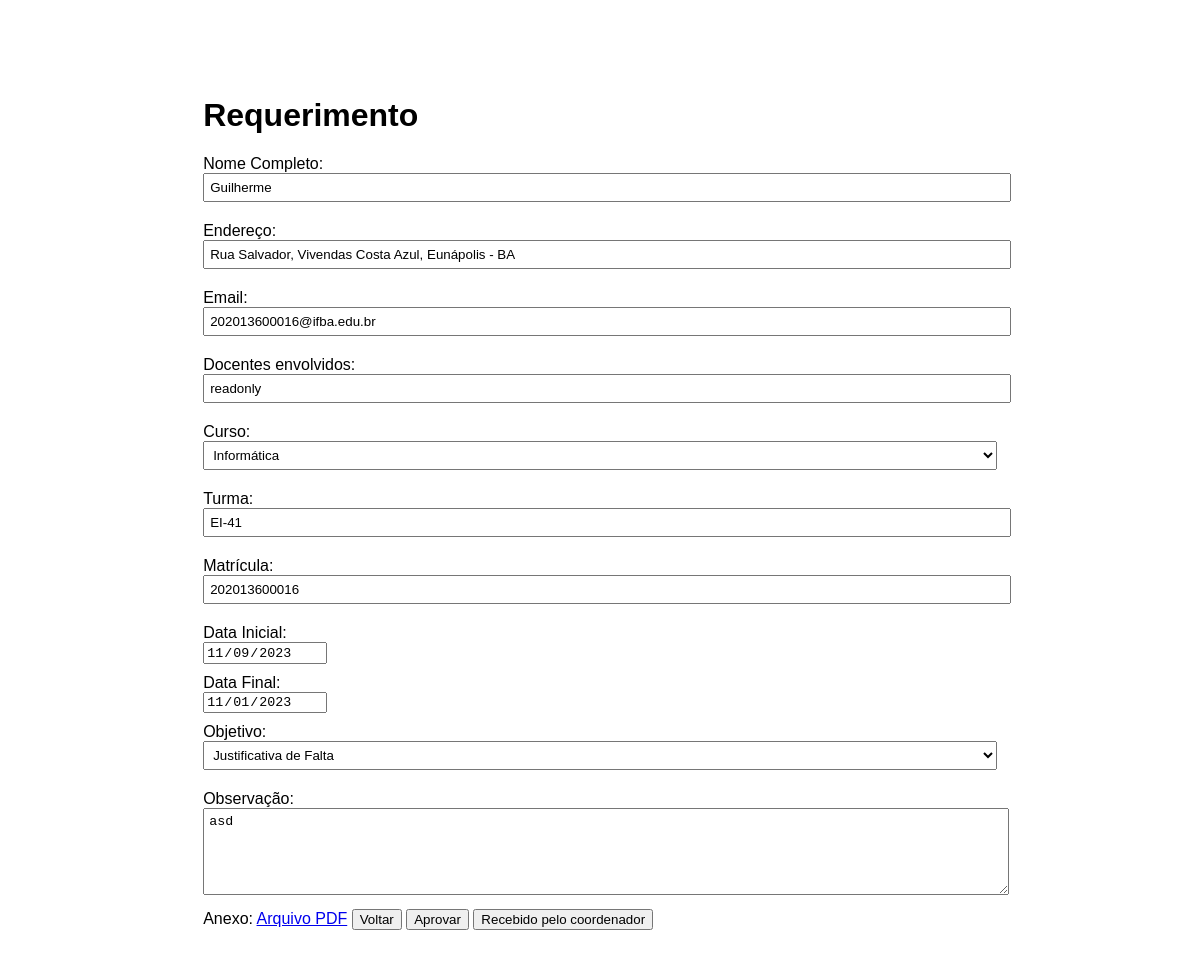
The app's page /coordenacao/arquivo.php?idrequerimento=17 (signed in) with its own data.
### tables this page shows
CREATE TABLE `discente` (
  `id` int(11) NOT NULL,
  `matricula` bigint(15) NOT NULL,
  `email` varchar(100) NOT NULL,
  `senha` varchar(20) NOT NULL,
  `nome_aluno` varchar(100) NOT NULL,
  `endereco` varchar(150) NOT NULL,
  `identificador` varchar(6) NOT NULL,
  `curso` varchar(50) NOT NULL
);

CREATE TABLE `requerimento` (
  `idrequerimento` int(11) NOT NULL,
  `objeto` varchar(200) NOT NULL,
  `data_inicial` date NOT NULL,
  `data_final` date NOT NULL,
  `data/hora_regis` datetime(6) NOT NULL,
  `obs` varchar(200) DEFAULT NULL,
  `anexos` varchar(255) NOT NULL,
  `status` varchar(45) NOT NULL,
  `turma` varchar(10) NOT NULL,
  `discente_matricula` bigint(15) NOT NULL,
  `idcurso` int(11) NOT NULL,
  `email` varchar(150) NOT NULL
);

### login/conexao.php (called while the page is built, shortened)
<?php
	Function banco($server, $user, $password, $db, $consulta)
	{
	 $banco =  new mysqli($server, $user, $password, $db);
	 if (!$resultado = $banco->query($consulta)) {
		        echo "Falha na consulta referência: (".$banco->errno.") - ".$banco->error;
				  echo "<a href = 'incluir.php'> <img src = 'img/fundo/voltar.png' / width = 40 heigth= 40> </a>";
				  exit();
	 }
	 return $resultado;
	}
?>

### coordenacao/arquivo.php (the view, shortened to what this page needs)
<?php
    include("../login/conexao.php");
    extract($_POST);
    if (!empty($_GET['idrequerimento'])){
        $id = $_GET['idrequerimento'];
        $consulta = "SELECT * FROM requerimento WHERE idrequerimento=$id";
        $resultado = banco($server, $user, $password, $db, $consulta);
        if ($resultado -> num_rows > 0){
            while ($dados = mysqli_fetch_assoc($resultado)){
                $docentes = $dados['docente'];
                $turma = $dados['turma'];
                $data_inicial = $dados['data_inicial'];
                $data_final = $dados['data_final'];
                $objeto = $dados['objeto'];
                $obs = $dados['obs'];
                $matricula = $dados['discente_matricula'];
                $consulta_discente = "SELECT * FROM discente WHERE matricula = '$matricula'";
                $resultado_discente = banco($server, $user, $password, $db, $consulta_discente);
                if ($resultado_discente->num_rows > 0) {
                    $dados_discente = mysqli_fetch_assoc($resultado_discente);
                    $nome = $dados_discente['nome_aluno'];
                    $end = $dados_discente['endereco'];
                    $email = $dados_discente['email'];
                }
            }
        }
    }
?>
<!DOCTYPE html>
    <html lang="en">
    <head>
    </head>
<body>
    <form action="" method="post" enctype="multipart/form-data">
            <h1> Requerimento</h1>
            <label>Nome Completo:</label>
            <input type="text" name="nome" value='<?php echo $nome;?>' readonly>
            <label>Endereço: </label>
            <input type="text" name="end" value='<?php echo $end;?>' readonly>
            <label>Email:</label>
            <input type="text" name="email" value=<?php echo $email;?> readonly>
            <label>Docentes envolvidos:</label>
            <input type="text" name="docentes" value=<?php echo $docentes?> readonly>
            <label>Curso:</label>
            <?php
                $consulta = "SELECT idcurso, nome_curso FROM curso";
                $resultado = banco("localhost", "root", "", "projeto", $consulta);
                echo "<select name='curso' value=<?php echo $nome;?> readonly>";
                while ($linha = $resultado->fetch_assoc()) {
                    echo "<option value=" . $linha["idcurso"] . ">" . $linha["nome_curso"] . "</option>";
                }
                echo "</select>";
            ?>
            <label>Turma:</label>
            <input type="text" name='turma' value=<?php echo $turma;?> readonly>
            <label>Matrícula:</label>
            <input type="text" name="matricula" value=<?php echo $matricula;?> readonly>
            <label>Data Inicial:</label>
            <input type="date" name = data_inicial value=<?php echo $data_inicial;?> readonly>
            <label>Data Final:</label>
            <input type="date" name = data_final value=<?php echo $data_final;?> readonly>
            <label>Objetivo:</label>
            <select name="objeto" readonly>
            <option value="Justificativa de Falta" <?php echo ($objeto == 'Justificativa de Falta') ? 'selected' : ''; ?>>Justificativa de Falta</option>
            </select>
            <label>Observação:</label>
            <textarea name="obs" rows="5" readonly><?php echo $obs;?></textarea>
            <?php echo "Anexo: <a href='visualizar_pdf.php?id=$id'>Arquivo PDF</a>";?>
            <input type="submit" value="Voltar" name='voltar'>
            <input type="submit" value="Aprovar" name='aprovado'>
            <input type="submit" value="Recebido pelo coordenador" name='recebido'>
    </form>
</body>
</html>

### coordenacao/arquivo.php (style rules this page uses)
body { font-family: Arial, sans-serif; width: 210mm; height: 297mm; margin: 0 auto; padding: 20mm; }
label { display: block; margin-top: 10px; }
input[type="text"], select, textarea { width: 100%; padding: 5px; margin-bottom: 10px; }
select { width: 100%; }
textarea { width: 100%; }

### records on screen
discente: nome "Guilherme", end "Rua Salvador, Vivendas Costa Azul, Eunápolis - BA", email "202013600016@ifba.edu.br"
requerimento: turma "EI-41", matricula "202013600016", data_inicial "11/09/2023", data_final "11/01/2023", objeto "Justificativa de Falta", obs "asd"

### other values on screen
form field curso "Informática"
